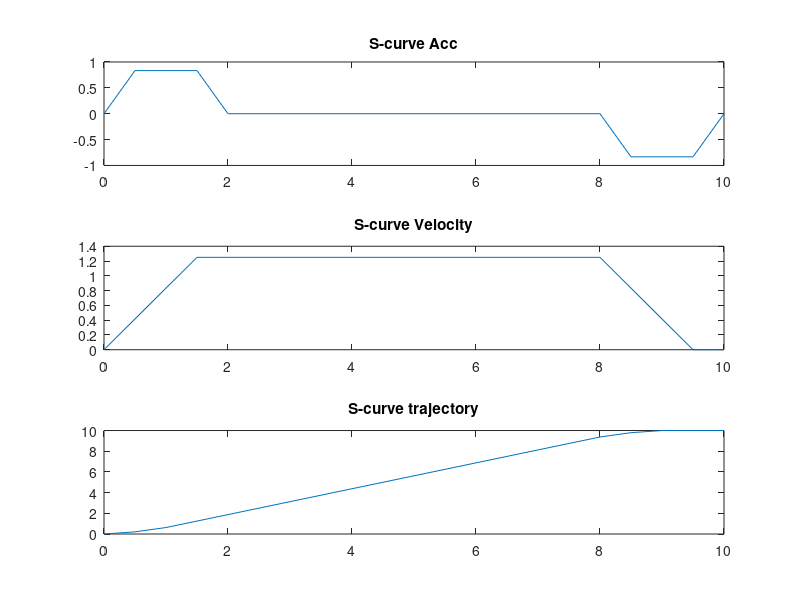

MATLAB code to generate this figure:

    totalTime=10;
    timeInterval=0.5;
    taFactor=0.2;
    tajFactor=0.25;
    velLi1near=1;
    %%Geração de um perfil de velocidade trapezoidal
    % Dado um tempo de t segundos
    t = 0:timeInterval:totalTime;
    v=zeros(1,length(t));
    acc=zeros(1,length(t));
%     % Uma trajetória retilinea de x metros
%     dt=totalDistance;
    %Temos uma velocidade media vavg
    vavg=velLi1near;
    
    %Considerando ta e td como 20% do tempo total
    ta=taFactor*t(end);
    td=ta;
    tc=1-ta-td;
    
    %Considerando o perfil de aceleração como triangular, temos os tempos de
    %jerk em 50% da aceleração
    taj=ta*tajFactor;
    tdj=taj;
    tcj=ta-taj-tdj;
    
    %tc sendo o tempo de velocidade constante
    tc=t(end)-ta-td;
    %dado dt=((1/2)*vmax)*(ta+td)+vmax*(tc)
    %temos dt=(1/10)*vmax+vmax*(8/10) e dt=vavg*tt
    vmax=vavg*((ta+tc)/t(end))^-1;
    accavg=vmax/(ta);
    accmax=accavg*((taj+tcj)/ta)^-1;
    jerk=accmax/taj;
    i=2;
    
    while(t(i)<=taj)
        
        acc(i)=acc(i-1)+jerk*(t(i)-t(i-1));
        i=i+1;
        
    end
    while(t(i)<=(taj+tcj))
        
        acc(i)=acc(i-1);
        i=i+1;
        
    end
    while(t(i)<=(taj+tcj+tdj))
        
        acc(i)=acc(i-1)-jerk*(t(i)-t(i-1));
        i=i+1;
        
    end
    while(t(i)<=(taj+tcj+tdj+tc))
        
        acc(i)=acc(i-1);
        i=i+1;
        
    end
    while(t(i)<=(taj+tcj+tdj+tc+tdj))
        
        acc(i)=acc(i-1)-jerk*(t(i)-t(i-1));
        i=i+1;
        
    end
    while(t(i)<=(taj+tcj+tdj+tc+taj+tcj))
        
        acc(i)=acc(i-1);
        i=i+1;
        
    end
    while(t(i)<(taj+tcj+tdj+tc+taj+tcj+tdj))
        
        acc(i)=acc(i-1)+jerk*(t(i)-t(i-1));
        i=i+1;
        
    end
    for i=2:length(t)
        v(i)=v(i-1)+acc(i)*(t(i)-t(i-1));
    end
    
    d=zeros(1,length(v));
    
    for i=2:length(v)
        d(i)=d(i-1)+(v(i))*(t(i)-t(i-1));
    end
    
    figure('Name','Profiles');
    subplot(3,1,1)
    plot(t,acc)
    title('S-curve Acc')
    subplot(3,1,2)
    plot(t,v)
    title('S-curve Velocity')
    subplot(3,1,3)
    plot(t,d)
    title('S-curve trajectory')
